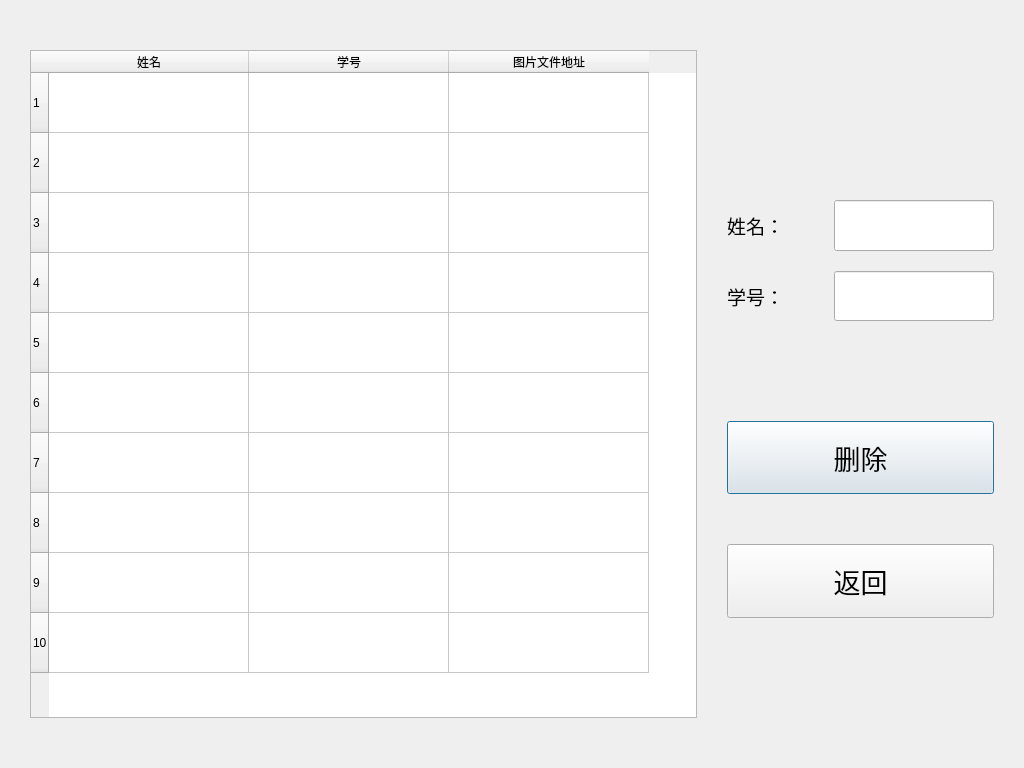
<?xml version="1.0" encoding="UTF-8"?>
<ui version="4.0">
 <class>MngWindow</class>
 <widget class="QDialog" name="MngWindow">
  <property name="geometry">
   <rect>
    <x>0</x>
    <y>0</y>
    <width>1024</width>
    <height>768</height>
   </rect>
  </property>
  <property name="sizePolicy">
   <sizepolicy hsizetype="Maximum" vsizetype="Maximum">
    <horstretch>0</horstretch>
    <verstretch>0</verstretch>
   </sizepolicy>
  </property>
  <property name="minimumSize">
   <size>
    <width>1024</width>
    <height>768</height>
   </size>
  </property>
  <property name="maximumSize">
   <size>
    <width>1024</width>
    <height>768</height>
   </size>
  </property>
  <property name="windowTitle">
   <string>数据管理</string>
  </property>
  <layout class="QHBoxLayout" name="mngLayout" stretch="5,2">
   <property name="spacing">
    <number>30</number>
   </property>
   <property name="leftMargin">
    <number>30</number>
   </property>
   <property name="topMargin">
    <number>50</number>
   </property>
   <property name="rightMargin">
    <number>30</number>
   </property>
   <property name="bottomMargin">
    <number>50</number>
   </property>
   <item>
    <widget class="QTableWidget" name="tableWidget">
     <property name="midLineWidth">
      <number>1</number>
     </property>
     <property name="sizeAdjustPolicy">
      <enum>QAbstractScrollArea::AdjustToContents</enum>
     </property>
     <property name="editTriggers">
      <set>QAbstractItemView::NoEditTriggers</set>
     </property>
     <property name="selectionMode">
      <enum>QAbstractItemView::SingleSelection</enum>
     </property>
     <property name="selectionBehavior">
      <enum>QAbstractItemView::SelectRows</enum>
     </property>
     <property name="rowCount">
      <number>10</number>
     </property>
     <property name="columnCount">
      <number>3</number>
     </property>
     <attribute name="horizontalHeaderCascadingSectionResizes">
      <bool>false</bool>
     </attribute>
     <attribute name="horizontalHeaderDefaultSectionSize">
      <number>200</number>
     </attribute>
     <attribute name="horizontalHeaderMinimumSectionSize">
      <number>150</number>
     </attribute>
     <attribute name="verticalHeaderDefaultSectionSize">
      <number>60</number>
     </attribute>
     <attribute name="verticalHeaderMinimumSectionSize">
      <number>60</number>
     </attribute>
     <row/>
     <row/>
     <row/>
     <row/>
     <row/>
     <row/>
     <row/>
     <row/>
     <row/>
     <row/>
     <column>
      <property name="text">
       <string>姓名</string>
      </property>
     </column>
     <column>
      <property name="text">
       <string>学号</string>
      </property>
     </column>
     <column>
      <property name="text">
       <string>图片文件地址</string>
      </property>
     </column>
     <item row="0" column="0">
      <property name="text">
       <string/>
      </property>
     </item>
    </widget>
   </item>
   <item>
    <layout class="QVBoxLayout" name="funLayout" stretch="3,1,1">
     <property name="spacing">
      <number>50</number>
     </property>
     <property name="topMargin">
      <number>100</number>
     </property>
     <property name="bottomMargin">
      <number>100</number>
     </property>
     <item>
      <layout class="QGridLayout" name="nameLayout">
       <property name="topMargin">
        <number>50</number>
       </property>
       <property name="bottomMargin">
        <number>50</number>
       </property>
       <property name="verticalSpacing">
        <number>20</number>
       </property>
       <item row="0" column="0">
        <widget class="QLabel" name="nameLabel">
         <property name="font">
          <font>
           <family>Arial</family>
           <pointsize>14</pointsize>
          </font>
         </property>
         <property name="text">
          <string>姓名：</string>
         </property>
        </widget>
       </item>
       <item row="1" column="0">
        <widget class="QLabel" name="idLabel">
         <property name="font">
          <font>
           <family>Arial</family>
           <pointsize>14</pointsize>
          </font>
         </property>
         <property name="text">
          <string>学号：</string>
         </property>
        </widget>
       </item>
       <item row="1" column="1">
        <widget class="QLineEdit" name="idEdit">
         <property name="sizePolicy">
          <sizepolicy hsizetype="Expanding" vsizetype="Expanding">
           <horstretch>0</horstretch>
           <verstretch>0</verstretch>
          </sizepolicy>
         </property>
         <property name="font">
          <font>
           <family>Arial</family>
           <pointsize>12</pointsize>
          </font>
         </property>
        </widget>
       </item>
       <item row="0" column="1">
        <widget class="QLineEdit" name="nameEdit">
         <property name="sizePolicy">
          <sizepolicy hsizetype="Expanding" vsizetype="Expanding">
           <horstretch>0</horstretch>
           <verstretch>0</verstretch>
          </sizepolicy>
         </property>
         <property name="font">
          <font>
           <family>Arial</family>
           <pointsize>12</pointsize>
          </font>
         </property>
         <property name="text">
          <string/>
         </property>
        </widget>
       </item>
      </layout>
     </item>
     <item>
      <widget class="QPushButton" name="delButton">
       <property name="sizePolicy">
        <sizepolicy hsizetype="Expanding" vsizetype="Expanding">
         <horstretch>0</horstretch>
         <verstretch>0</verstretch>
        </sizepolicy>
       </property>
       <property name="font">
        <font>
         <family>Arial</family>
         <pointsize>20</pointsize>
        </font>
       </property>
       <property name="text">
        <string>删除</string>
       </property>
      </widget>
     </item>
     <item>
      <widget class="QPushButton" name="backButton">
       <property name="sizePolicy">
        <sizepolicy hsizetype="Expanding" vsizetype="Expanding">
         <horstretch>0</horstretch>
         <verstretch>0</verstretch>
        </sizepolicy>
       </property>
       <property name="font">
        <font>
         <family>Arial</family>
         <pointsize>20</pointsize>
        </font>
       </property>
       <property name="text">
        <string>返回</string>
       </property>
      </widget>
     </item>
    </layout>
   </item>
  </layout>
 </widget>
 <resources/>
 <connections/>
</ui>
